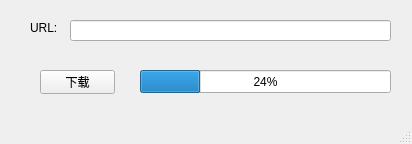
<?xml version="1.0" encoding="UTF-8"?>
<ui version="4.0">
 <class>MainWindow</class>
 <widget class="QMainWindow" name="MainWindow">
  <property name="geometry">
   <rect>
    <x>0</x>
    <y>0</y>
    <width>412</width>
    <height>144</height>
   </rect>
  </property>
  <property name="windowTitle">
   <string>MainWindow</string>
  </property>
  <widget class="QWidget" name="centralwidget">
   <widget class="QLabel" name="label">
    <property name="geometry">
     <rect>
      <x>30</x>
      <y>20</y>
      <width>53</width>
      <height>16</height>
     </rect>
    </property>
    <property name="text">
     <string>URL:</string>
    </property>
   </widget>
   <widget class="QLineEdit" name="lineEdit">
    <property name="geometry">
     <rect>
      <x>70</x>
      <y>20</y>
      <width>321</width>
      <height>21</height>
     </rect>
    </property>
   </widget>
   <widget class="QProgressBar" name="progressBar">
    <property name="geometry">
     <rect>
      <x>140</x>
      <y>70</y>
      <width>251</width>
      <height>23</height>
     </rect>
    </property>
    <property name="value">
     <number>24</number>
    </property>
   </widget>
   <widget class="QPushButton" name="pushButton">
    <property name="geometry">
     <rect>
      <x>40</x>
      <y>70</y>
      <width>75</width>
      <height>24</height>
     </rect>
    </property>
    <property name="text">
     <string>下载</string>
    </property>
   </widget>
  </widget>
  <widget class="QMenuBar" name="menubar">
   <property name="geometry">
    <rect>
     <x>0</x>
     <y>0</y>
     <width>412</width>
     <height>22</height>
    </rect>
   </property>
  </widget>
  <widget class="QStatusBar" name="statusbar"/>
 </widget>
 <resources/>
 <connections/>
</ui>
